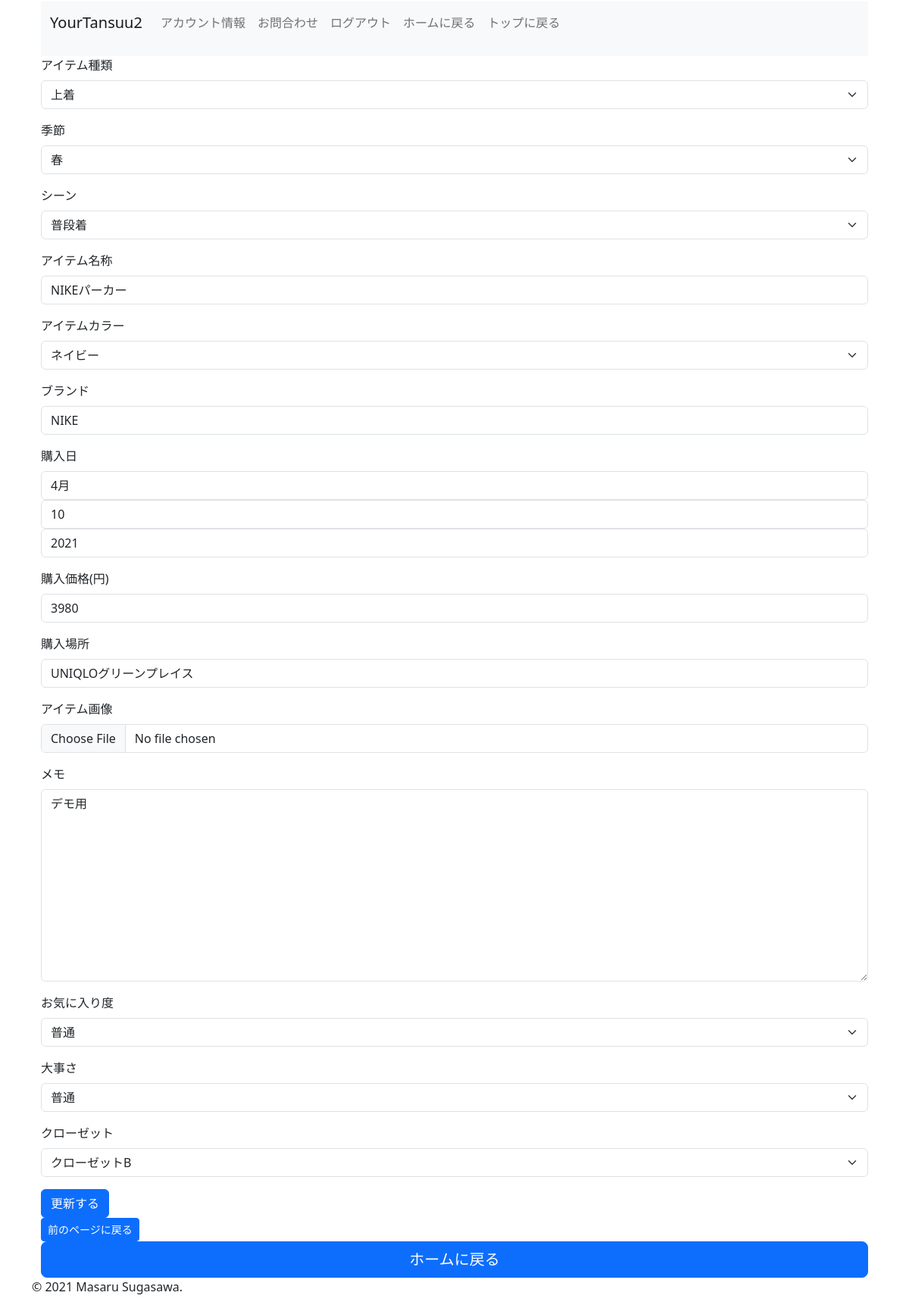
/contents/item-update/1/ (signed in), run on the app's committed database.
### item/models.py (models this page shows, shortened)
class Item(models.Model):
    user = models.ForeignKey(settings.AUTH_USER_MODEL, verbose_name='ユーザー', on_delete=models.CASCADE,null=True)
    data_id = models.AutoField(verbose_name = 'アイテムNo.', primary_key=True)
    item_type = models.CharField(verbose_name = 'アイテム種類', max_length=255, choices = ITEM_TYPE_CHOICES)
    season = models.CharField(verbose_name = '季節', max_length=10, choices = SEASON_CHOICES)
    occasion = models.CharField(verbose_name = 'シーン', max_length=30, choices = OCCASION_CHOICES)
    item_name = models.CharField(verbose_name = 'アイテム名称', max_length=300)
    item_color = models.CharField(verbose_name = 'アイテム色', max_length=20, choices = ITEM_COLOR_CHOICES)
    item_brand = models.CharField(verbose_name = 'ブランド', max_length=150)
    purchase_date = models.CharField(verbose_name = '購入日', max_length = 150)
    pricing = models.IntegerField(verbose_name = '購入価格(円)', )
    purchase_place = models.CharField(verbose_name = '購入場所', max_length=255)
    item_image = models.ImageField(verbose_name = 'アイテム画像', upload_to='images/closet', blank = True, null=True)
    memo = models.TextField(verbose_name = 'メモ', blank=True)
    favorite_level = models.IntegerField(verbose_name = 'お気に入り度', choices = FAVORITE_LEVEL_CHOICES)
    item_importance = models.IntegerField(verbose_name = '大事さ', choices = ITEM_IMPORTANCE_CHOICES)
    create_date = models.DateTimeField(verbose_name = '作成日', auto_now_add=True)
    update_date = models.DateTimeField(verbose_name = '更新日', auto_now=True)
    closet = models.ForeignKey(Closet, on_delete=models.PROTECT, null=True, default=None)
    """
    def get_season(self,season_check):
        if season_check == 'spring':
            return 'spring'
        elif season_check == 'summer':
            return 'summer'
        elif season_check == 'fall':
            return 'fall'
        else:
            return 'winter'
    """

### item/views.py (the view)
# urls.py: path('item-update/<int:pk>/', Itemupdateview, name = 'item_update'),
@login_required
def Itemupdateview(request, pk):
    object_item = Item.objects.get(user_id = request.user, pk=pk)
    if request.method == 'POST':
       form = ItemForm(request.POST, instance=object_item)
       if form.is_valid():
           form.save()
           return redirect('item_detail', pk=pk)
    else:
        form = ItemForm(instance = object_item)
    return render(request, 'contents/item_update.html',{'form':form, 'object_item':object_item})

### item/forms.py
class ItemForm(forms.ModelForm):
    class Meta:
        model = Item
        fields = ('data_id','item_type','season','occasion','item_name','item_color','item_brand','purchase_date','pricing','purchase_place','item_image', 'memo','favorite_level','item_importance','closet')
        labels = {'data_id':'アイテムNo.','item_type':'アイテム種類','season':'季節','occasion':'シーン','item_name':'アイテム名称','item_color':'アイテムカラー','item_brand':'ブランド','purchase_date':'購入日','pricing':'購入価格(円)','purchase_place':'購入場所','item_image':'アイテム画像','memo':'メモ','favorite_level':'お気に入り度','item_importance':'大事さ','closet':'クローゼット'}
        widgets = {
            'purchase_date': forms.SelectDateWidget
        }

### item/models.py (called while the page is built)
    def __str__(self):
        return self.closet_name

### templates/contents/item_update.html (shortened to what this page needs)
{% extends 'contents/base.html' %}
{% load django_bootstrap5 %}
{% block content %}
<div class="container">
    <form action ='' method='POST'>
        {% bootstrap_form form %}
        {% bootstrap_button button_type="submit" content="更新する" %}
    </form>
<a href="{% url 'item_detail' object_item.pk %}"button class="btn btn-sm btn-primary" type="submit">前のページに戻る</a></button>
<a href="{% url 'home' %}"button class="w-100 btn btn-lg btn-primary" type="submit">ホームに戻る</a></button>
</div>
{% endblock content %}

### data on the page
Item: item_type "上着", season "春", occasion "普段着", item_name "NIKEパーカー", item_color "ネイビー", item_brand "NIKE", pricing "3980", purchase_place "UNIQLOグリーンプレイス", memo "デモ用", favorite_level "普通", item_importance "普通", closet "クローゼットB"
